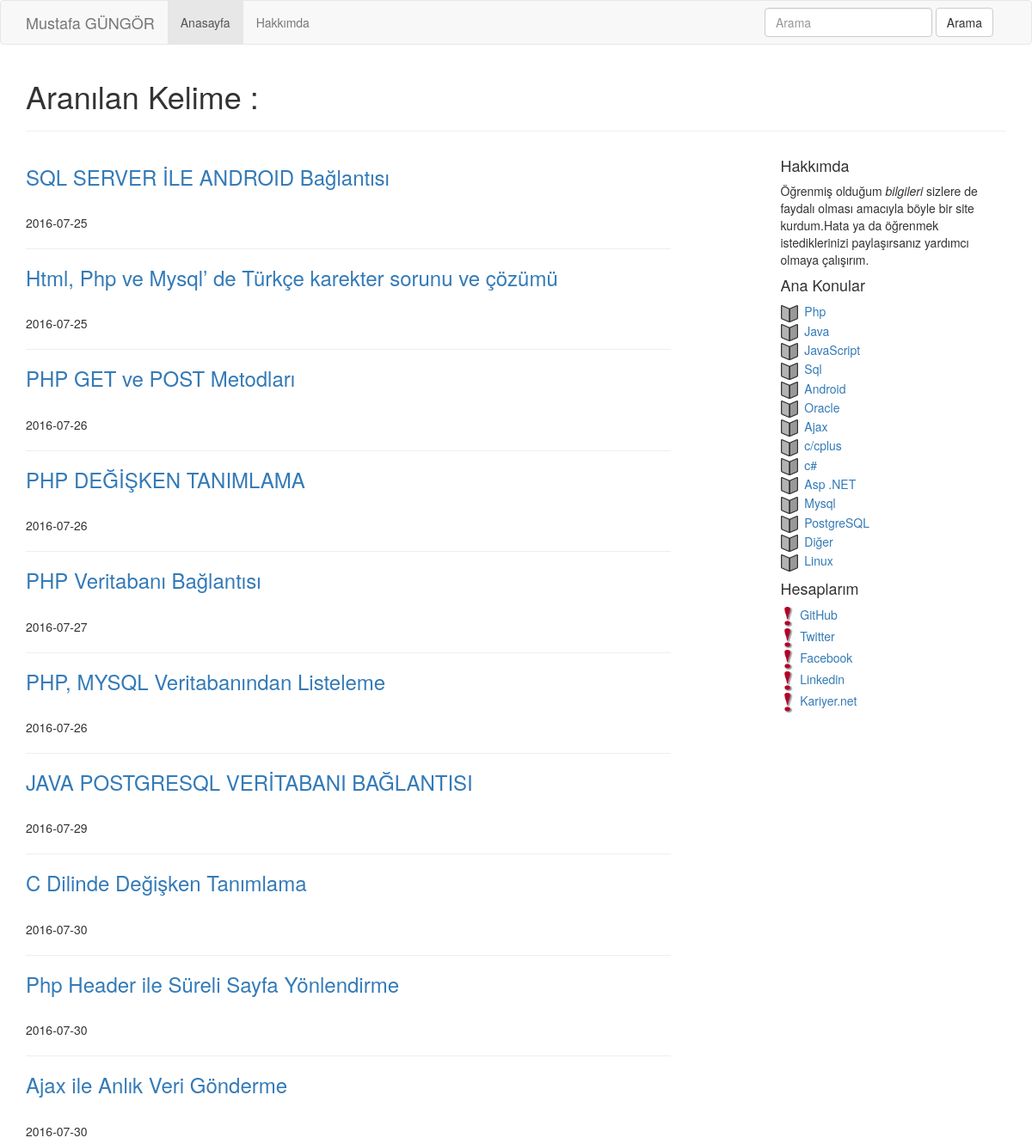
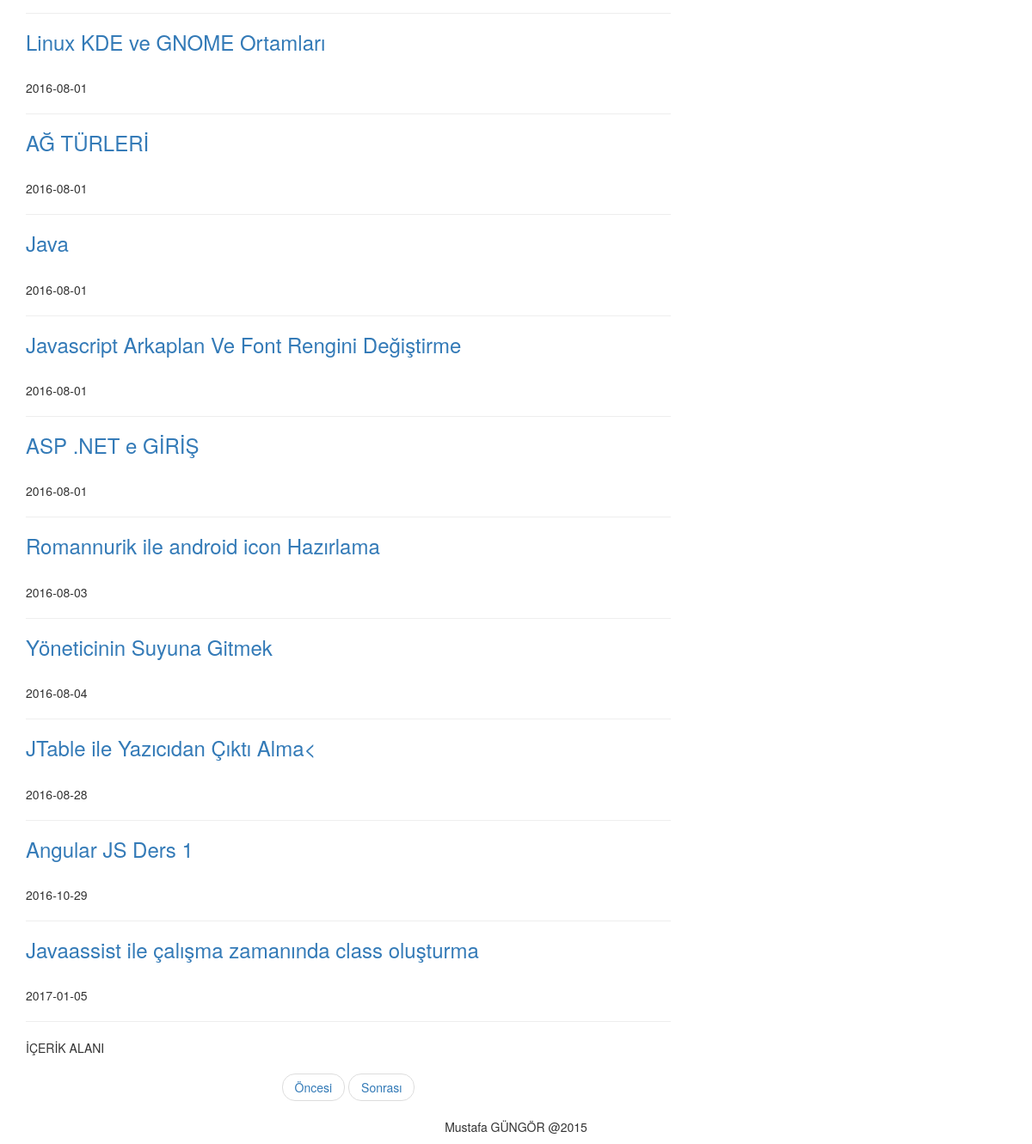
Screenshot of /page/search.php with the database file from the repository (2 pictures, top to bottom).
### tables this page shows
CREATE TABLE IF NOT EXISTS `blog` (
  `blog_id` int(11) NOT NULL AUTO_INCREMENT,
  `baslik_id` text NOT NULL,
  `blog_title` text NOT NULL,
  `blog_main` text NOT NULL,
  `blog_aciklama` text NOT NULL,
  `blog_date` date NOT NULL,
  PRIMARY KEY (`blog_id`)
);

CREATE TABLE IF NOT EXISTS `diller` (
  `konu_id` int(11) NOT NULL AUTO_INCREMENT,
  `konu_ad` varchar(50) NOT NULL,
  PRIMARY KEY (`konu_id`)
);

### page/arama.php (called while the page is built)
<?php $komut="select * from blog where blog_title like'%".$gelen."%'"; ?>

### page/search.php (the view, shortened to what this page needs)
<?php
  $gelen=$_GET['isim'];
?>
<!DOCTYPE html>
<html lang="en">
<head>
<link rel="stylesheet" href="../css/bootstrap.css">
</head>
<body>
<nav class="navbar navbar-default">
  <div class="container">
    <div class="navbar-header">
      <a class="navbar-brand" href="#">Mustafa GÜNGÖR</a> </div>
    <div class="collapse navbar-collapse" id="myDefaultNavbar1">
      <ul class="nav navbar-nav">
        <li class="active"><a href="../index.php">Anasayfa <span class="sr-only">(current)</span></a></li>
        <li><a href="../hakkimda.php">Hakkımda</a></li>
      </ul>
      <form class="navbar-form navbar-right" role="search" method="get" action="search.php">
        <div class="form-group">
          <input type="text" name="isim" id="arama" class="form-control" placeholder="Arama">
        </div>
        <button type="submit" class="btn btn-default">Arama</button>
      </form>
</div>
  </div>
</nav>
<div class="container">
      <div class="blog-header">
        <h1 class="blog-title"><?php echo "Aranılan Kelime : ".$gelen;?></h1>
        <p class="lead blog-description"><hr></p>
      </div>
      <div class="row">
        <div class="col-sm-8 blog-main">
          <div class="blog-post">
            <p class="blog-post-meta"><?php
				include("arama.php");
				$sorgu=mysql_query($komut);
				while($oku=mysql_fetch_assoc($sorgu)){
				echo "<a href='konu.php?isim=".$oku["blog_title"]."'><h3>".$oku['blog_title']."</h3></a><br/>".$oku['blog_date']."<hr>";
				}?></h4>
            İÇERİK ALANI
          </div>
          <nav>
            <ul class="pager">
              <li><a href="#">Öncesi</a></li>
              <li><a href="#">Sonrası</a></li>
            </ul>
          </nav>
        </div>
        <div class="col-sm-3 col-sm-offset-1 blog-sidebar">
          <div class="sidebar-module sidebar-module-inset">
            <h4>Hakkımda</h4>
            <p>Öğrenmiş olduğum <em>bilgileri</em> sizlere de faydalı olması amacıyla böyle bir site kurdum.Hata ya da öğrenmek istediklerinizi paylaşırsanız yardımcı olmaya çalışırım.</p>
          </div>
          <div class="sidebar-module">
            <h4>Ana Konular</h4>
            <ol class="list-unstyled">
            <?php include("menu_ceklocal.php"); ?>
            </ol>
          </div>
          <div class="sidebar-module">
            <h4>Hesaplarım</h4>
            <ol class="list-unstyled">
              <li><a href="https://github.com/mustafagungor"><img src="../img/kisi.gif" width="15" height="25">&nbsp;&nbsp;GitHub</a></li>
              <li><a href="#"><img src="../img/kisi.gif" width="15" height="25">&nbsp;&nbsp;Twitter</a></li>
              <li><a href="https://www.facebook.com/mgngr"><img src="../img/kisi.gif" width="15" height="25">&nbsp;&nbsp;Facebook</a></li>
              <li><a href="https://www.linkedin.com/in/mustafa-g%C3%BCng%C3%B6r-47b122b7?trk=nav_responsive_tab_profile"><img src="../img/kisi.gif" width="15" height="25">&nbsp;&nbsp;Linkedin</a></li>
              <li><a href="#"><img src="../img/kisi.gif" width="15" height="25">&nbsp;&nbsp;Kariyer.net</a></li>
            </ol>
          </div>
        </div>
      </div>
    </div>
    <footer class="text-center">
  <div class="container">
    <div class="row">
      <div class="col-xs-12">
        <p>Mustafa GÜNGÖR @2015</p>
      </div>
    </div>
  </div>
</footer>
</body>
</html>

### page/menu_ceklocal.php
<?php
	$menucek=mysql_query("select * from diller");
	while($oku=mysql_fetch_assoc($menucek)){
				echo '<li><a href="mainpage.php?konu_ad='.$oku['konu_ad'].'"><img src="../img/message.png" width="20" height="20">&nbsp;&nbsp;'.$oku['konu_ad'].'</a></li>';
				}
?>

### rows the page displays
blog: blog_date "2016-07-25"
blog: blog_title "Html, Php ve Mysql’ de Türkçe karekter sorunu ve çözümü", blog_date "2016-07-25"
blog: blog_title "PHP GET ve POST Metodları", blog_date "2016-07-26"
blog: blog_title "PHP DEĞİŞKEN TANIMLAMA", blog_date "2016-07-26"
blog: blog_title "PHP Veritabanı Bağlantısı", blog_date "2016-07-27"
blog: blog_title "PHP, MYSQL Veritabanından Listeleme", blog_date "2016-07-26"
blog: blog_title "JAVA POSTGRESQL VERİTABANI BAĞLANTISI", blog_date "2016-07-29"
blog: blog_title "C Dilinde Değişken Tanımlama", blog_date "2016-07-30"
blog: blog_title "Php Header ile Süreli Sayfa Yönlendirme", blog_date "2016-07-30"
blog: blog_title "Ajax ile Anlık Veri Gönderme", blog_date "2016-07-30"
blog: blog_title "Linux KDE ve GNOME Ortamları", blog_date "2016-08-01"
blog: blog_title "AĞ TÜRLERİ", blog_date "2016-08-01"
blog: blog_title "Java", blog_date "2016-08-01"
blog: blog_title "Javascript Arkaplan Ve Font Rengini Değiştirme", blog_date "2016-08-01"
blog: blog_title "ASP .NET e GİRİŞ", blog_date "2016-08-01"
blog: blog_title "Romannurik ile android icon Hazırlama", blog_date "2016-08-03"
blog: blog_title "Yöneticinin Suyuna Gitmek", blog_date "2016-08-04"
blog: blog_title "JTable ile Yazıcıdan Çıktı Alma<", blog_date "2016-08-28"
blog: blog_title "Angular JS Ders 1", blog_date "2016-10-29"
blog: blog_title "Javaassist ile çalışma zamanında class oluşturma", blog_date "2017-01-05"
diller: konu_ad "Php"
diller: konu_ad "Java"
diller: konu_ad "JavaScript"
diller: konu_ad "Sql"
diller: konu_ad "Android"
diller: konu_ad "Oracle"
diller: konu_ad "Ajax"
diller: konu_ad "c/cplus"
diller: konu_ad "c#"
diller: konu_ad "Asp .NET"
diller: konu_ad "Mysql"
diller: konu_ad "PostgreSQL"
diller: konu_ad "Diğer"
diller: konu_ad "Linux"
